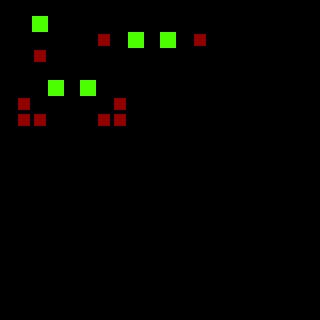

A 2D game scene composited from a Tiled map and its tileset images. What follows is a short description and the map's XML, with every tile layer's data as written:
An orthogonal 20x20 tile map with 16x16 px tiles, 3 tile layers (regions, input_set, output_temp_blocker), 3 tilesets.

<map version="1.0" orientation="orthogonal" renderorder="right-down" width="20" height="20" tilewidth="16" tileheight="16" nextobjectid="6">
 <properties>
  <property name="NoOverlappingRules" value="true" />
 </properties>
 <tileset firstgid="1" name="rules_ersin_forest" tilewidth="16" tileheight="16" tilecount="35" columns="7">
  <image source="../tilesets/rules_ersin_forest.png" width="120" height="90" />
 </tileset>
 <tileset firstgid="36" name="outside_a2" tilewidth="16" tileheight="16" tilecount="768" columns="32">
  <image source="../tilesets/outside_a2.png" width="512" height="384" />
 </tileset>
 <tileset firstgid="804" name="outside_a4" tilewidth="16" tileheight="16" tilecount="960" columns="32">
  <image source="../tilesets/outside_a4.png" width="512" height="480" />
 </tileset>
 <layer name="regions" width="20" height="20">
  <data encoding="csv">
0,0,0,0,0,0,0,0,0,0,0,0,0,0,0,0,0,0,0,0,
0,0,1,0,0,0,1,0,0,0,0,0,1,0,0,0,0,0,0,0,
0,0,1,0,0,0,1,1,1,0,1,1,1,0,0,0,0,0,0,0,
0,1,1,1,0,0,1,0,0,0,0,0,1,0,0,0,0,0,0,0,
0,0,0,0,0,0,0,0,0,0,0,0,0,0,0,0,0,0,0,0,
0,1,1,1,0,1,1,1,0,0,0,0,0,0,0,0,0,0,0,0,
0,1,1,1,0,1,1,1,0,0,0,0,0,0,0,0,0,0,0,0,
0,1,1,1,0,1,1,1,0,0,0,0,0,0,0,0,0,0,0,0,
0,0,0,0,0,0,0,0,0,0,0,0,0,0,0,0,0,0,0,0,
0,0,0,0,0,0,0,0,0,0,0,0,0,0,0,0,0,0,0,0,
0,0,0,0,0,0,0,0,0,0,0,0,0,0,0,0,0,0,0,0,
0,0,0,0,0,0,0,0,0,0,0,0,0,0,0,0,0,0,0,0,
0,0,0,0,0,0,0,0,0,0,0,0,0,0,0,0,0,0,0,0,
0,0,0,0,0,0,0,0,0,0,0,0,0,0,0,0,0,0,0,0,
0,0,0,0,0,0,0,0,0,0,0,0,0,0,0,0,0,0,0,0,
0,0,0,0,0,0,0,0,0,0,0,0,0,0,0,0,0,0,0,0,
0,0,0,0,0,0,0,0,0,0,0,0,0,0,0,0,0,0,0,0,
0,0,0,0,0,0,0,0,0,0,0,0,0,0,0,0,0,0,0,0,
0,0,0,0,0,0,0,0,0,0,0,0,0,0,0,0,0,0,0,0,
0,0,0,0,0,0,0,0,0,0,0,0,0,0,0,0,0,0,0,0
</data>
 </layer>
 <layer name="input_set" width="20" height="20">
  <data encoding="csv">
0,0,0,0,0,0,0,0,0,0,0,0,0,0,0,0,0,0,0,0,
0,0,3,0,0,0,2,0,0,0,0,0,2,0,0,0,0,0,0,0,
0,0,2,0,0,0,2,2,3,0,3,2,2,0,0,0,0,0,0,0,
0,2,2,2,0,0,2,0,0,0,0,0,2,0,0,0,0,0,0,0,
0,0,0,0,0,0,0,0,0,0,0,0,0,0,0,0,0,0,0,0,
0,2,2,3,0,3,2,2,0,0,0,0,0,0,0,0,0,0,0,0,
0,2,2,2,0,2,2,2,0,0,0,0,0,0,0,0,0,0,0,0,
0,2,2,2,0,2,2,2,0,0,0,0,0,0,0,0,0,0,0,0,
0,0,0,0,0,0,0,0,0,0,0,0,0,0,0,0,0,0,0,0,
0,0,0,0,0,0,0,0,0,0,0,0,0,0,0,0,0,0,0,0,
0,0,0,0,0,0,0,0,0,0,0,0,0,0,0,0,0,0,0,0,
0,0,0,0,0,0,0,0,0,0,0,0,0,0,0,0,0,0,0,0,
0,0,0,0,0,0,0,0,0,0,0,0,0,0,0,0,0,0,0,0,
0,0,0,0,0,0,0,0,0,0,0,0,0,0,0,0,0,0,0,0,
0,0,0,0,0,0,0,0,0,0,0,0,0,0,0,0,0,0,0,0,
0,0,0,0,0,0,0,0,0,0,0,0,0,0,0,0,0,0,0,0,
0,0,0,0,0,0,0,0,0,0,0,0,0,0,0,0,0,0,0,0,
0,0,0,0,0,0,0,0,0,0,0,0,0,0,0,0,0,0,0,0,
0,0,0,0,0,0,0,0,0,0,0,0,0,0,0,0,0,0,0,0,
0,0,0,0,0,0,0,0,0,0,0,0,0,0,0,0,0,0,0,0
</data>
 </layer>
 <layer name="output_temp_blocker" width="20" height="20">
  <data encoding="csv">
0,0,0,0,0,0,0,0,0,0,0,0,0,0,0,0,0,0,0,0,
0,0,0,0,0,0,0,0,0,0,0,0,0,0,0,0,0,0,0,0,
0,0,0,0,0,0,8,0,0,0,0,0,8,0,0,0,0,0,0,0,
0,0,8,0,0,0,0,0,0,0,0,0,0,0,0,0,0,0,0,0,
0,0,0,0,0,0,0,0,0,0,0,0,0,0,0,0,0,0,0,0,
0,0,0,0,0,0,0,0,0,0,0,0,0,0,0,0,0,0,0,0,
0,8,0,0,0,0,0,8,0,0,0,0,0,0,0,0,0,0,0,0,
0,8,8,0,0,0,8,8,0,0,0,0,0,0,0,0,0,0,0,0,
0,0,0,0,0,0,0,0,0,0,0,0,0,0,0,0,0,0,0,0,
0,0,0,0,0,0,0,0,0,0,0,0,0,0,0,0,0,0,0,0,
0,0,0,0,0,0,0,0,0,0,0,0,0,0,0,0,0,0,0,0,
0,0,0,0,0,0,0,0,0,0,0,0,0,0,0,0,0,0,0,0,
0,0,0,0,0,0,0,0,0,0,0,0,0,0,0,0,0,0,0,0,
0,0,0,0,0,0,0,0,0,0,0,0,0,0,0,0,0,0,0,0,
0,0,0,0,0,0,0,0,0,0,0,0,0,0,0,0,0,0,0,0,
0,0,0,0,0,0,0,0,0,0,0,0,0,0,0,0,0,0,0,0,
0,0,0,0,0,0,0,0,0,0,0,0,0,0,0,0,0,0,0,0,
0,0,0,0,0,0,0,0,0,0,0,0,0,0,0,0,0,0,0,0,
0,0,0,0,0,0,0,0,0,0,0,0,0,0,0,0,0,0,0,0,
0,0,0,0,0,0,0,0,0,0,0,0,0,0,0,0,0,0,0,0
</data>
 </layer>
</map>
